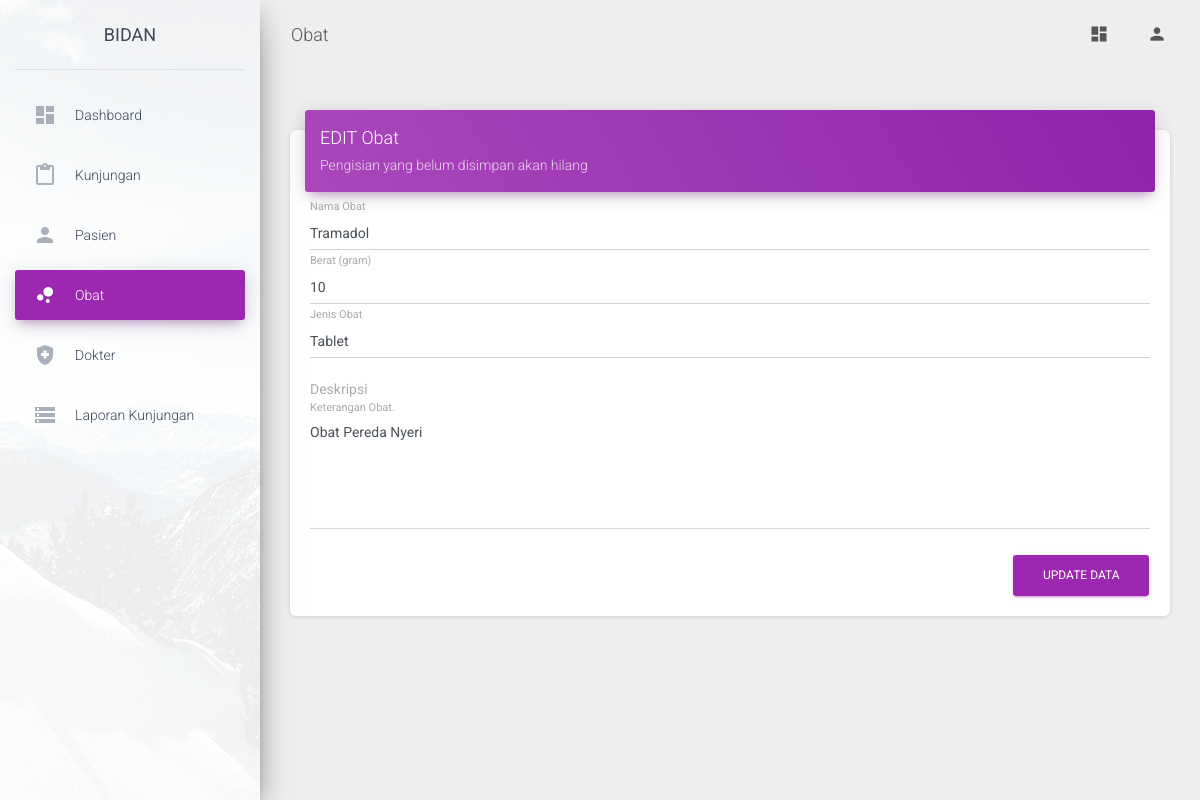
The page /media.php?module=obat&act=edit&id=1 (signed in) on the database its author committed.
### tables this page shows
CREATE TABLE `obat` (
  `id` int(1) NOT NULL,
  `nama_obat` varchar(50) NOT NULL,
  `berat` int(1) NOT NULL,
  `jenis_obat` varchar(30) NOT NULL,
  `deskripsi` text NOT NULL
);

### module/obat/edit.php (the view, shortened to what this page needs)
<?php
$aksi   = "module/".$_GET['module']."/action.php";
$edit=mysqli_fetch_array(mysqli_query($conn,"SELECT * from obat where id='$_GET[id]'"));
?>
<div class="col-md-12">
  <div class="card">
    <div class="card-header card-header-primary">
      <h4 class="card-title"><?php echo strtoupper($_GET['act']) ?> <?php echo ucwords($_GET['module']) ?></h4>
      <p class="card-category">Pengisian yang belum disimpan akan hilang</p>
    </div>
    <div class="card-body">
      <form action="<?php echo $aksi."?module=".$_GET['module']."&act=".$_GET['act'] ?>" method="POST">
        <div class="row">
          <div class="col-md-12">
            <div class="form-group">
              <label class="bmd-label-floating">Nama Obat</label>
              <input type="text" class="form-control" name="nama_obat" value="<?php echo $edit['nama_obat'] ?>">
            </div>
          </div>
          <div class="col-md-12">
            <div class="form-group">
              <label class="bmd-label-floating">Berat (gram)</label>
              <input type="text" class="form-control" name="berat" value="<?php echo $edit['berat'] ?>">
            </div>
          </div>
          <div class="col-md-12">
            <div class="form-group">
              <label class="bmd-label-floating">Jenis Obat</label>
              <input type="text" class="form-control" name="jenis_obat" value="<?php echo $edit['jenis_obat'] ?>">
            </div>
          </div>
        </div>
        <div class="row">
          <div class="col-md-12">
            <div class="form-group">
              <label>Deskripsi</label>
              <div class="form-group">
                <label class="bmd-label-floating">Keterangan Obat.</label>
                <textarea class="form-control" name="deskripsi" rows="5"><?php echo $edit['deskripsi'] ?></textarea>
              </div>
            </div>
          </div>
        </div>
        <button type="submit" class="btn btn-primary pull-right">Update Data</button>
        <div class="clearfix"></div>
      </form>
    </div>
  </div>
</div>

### rows shown on the page
obat: nama_obat "Tramadol", berat "10", jenis_obat "Tablet", deskripsi "Obat Pereda Nyeri"

### other values the page prints
$_GET['module'] "Obat"
$_GET['act'] "EDIT"
